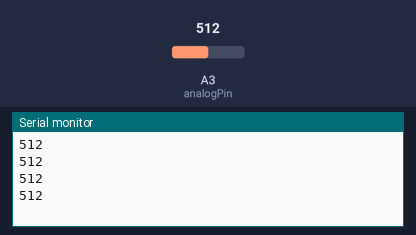
The sketch below on a simulated Arduino Uno, built with avr-gcc and run on an emulated ATmega328P. Parts: the last lines printed to the serial monitor. The inputs (shaded band) are chosen by the test bench; at power-on: A3 (analogPin) = 512.

Above: at 1.2 s.
1.3 s: A3 (analogPin) set to 716
At 1.56 s:
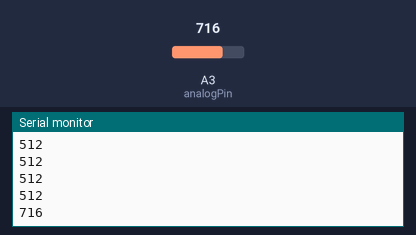
2.8 s: A3 (analogPin) set to 900
At 2.89 s:
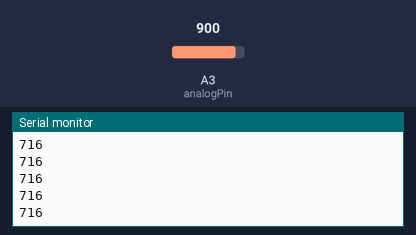
Timing chart, 0 to 5.8 s (numbered marks = the images above; inputs shaded):
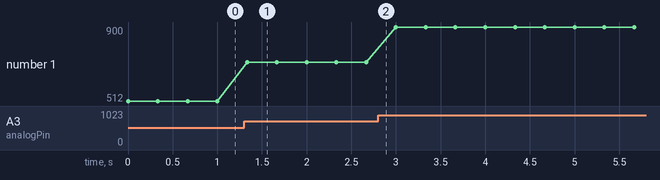

The sketch:

experimento2.ino
```cpp
/*int ledPin = 13;  // LED connected to digital pin 13
int inPin = 7;    // pushbutton connected to digital pin 7
int val = 0;      // variable to store the read value

void setup() {
  pinMode(ledPin, OUTPUT);       // sets the digital pin 13 as output
  pinMode(inPin, INPUT_PULLUP);  // sets the digital pin 7 as input
}

void loop() {
  //val = digitalRead(inPin);   // read the input pin
  if (!digitalRead(inPin)) {
    delay(200);
    val = !val;
  };

  digitalWrite(ledPin, val);  // sets the LED to the button's value
}

*/

// potentiometer wiper (middle terminal)
// connected to analog pin 3
int analogPin = A3;

// outside leads to ground and +5V
int val = 0;
// variable to store the value read

void setup() {
  Serial.begin(9600);    //setup serial
}

void loop() {
// read the input pin
val = analogRead(analogPin);
	Serial.println(val);      // debug value
  delay(333);
}
```

Measured:
- after the input at 1.3 s, the serial monitor: prints a new line at once (image 1)
- plotted number 1: 512 → 716 after the input at 1.3 s, 716 → 900 after the input at 2.8 s
